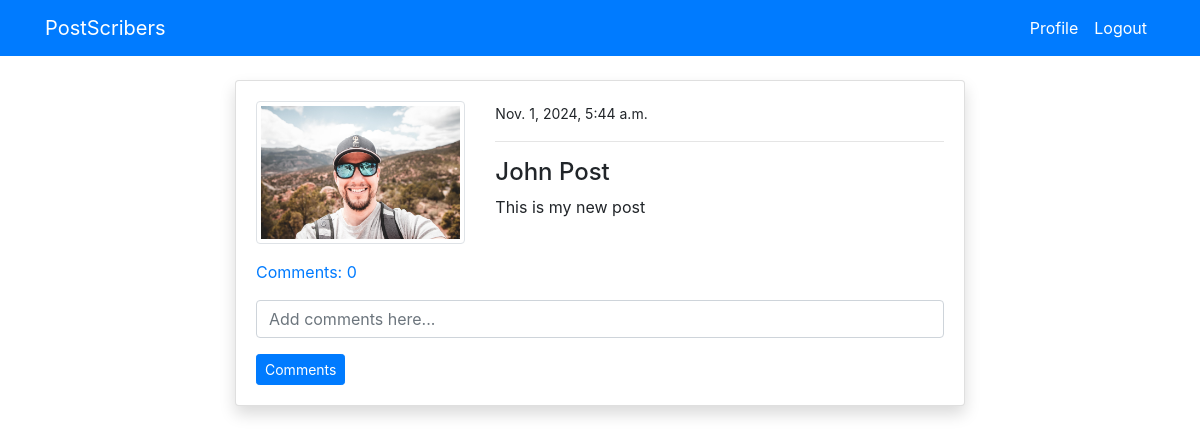
The app's page /post_detail/12 (signed in) with its own data.
### blog/models.py (models this page shows, shortened)
class PostModel(models.Model):
    title = models.CharField(max_length=100)
    content = models.TextField()
    author = models.ForeignKey(User, on_delete=models.CASCADE, null=True)
    date_created = models.DateTimeField(auto_now_add=True)
    class Meta:
        ordering = ('-date_created',)
    def comment_count(self):
        return self.comment_set.all().count()
    def comments(self):
        return self.comment_set.all()

### users/models.py (models this page shows, shortened)
class ProfileModel(models.Model):
    user = models.OneToOneField(User, on_delete=models.CASCADE)
    image = models.ImageField(default='default.jpg', upload_to='profile', validators=[FileExtensionValidator(['png', 'jpg'])])

### blog/views.py (the view)
# urls.py: path('post_detail/<int:pk>', views.post_detail, name='blog-post-detail'),
@login_required
def post_detail(request, pk):
    post = PostModel.objects.get(id=pk)
    if request.method == 'POST':
        c_form = CommentForm(request.POST)
        if c_form.is_valid():
            instance = c_form.save(commit=False)
            instance.user = request.user
            instance.post = post
            instance.save()
            return redirect('blog-post-detail', pk=post.id)
    else:
        c_form = CommentForm()
    context = {
        'post': post,
        'c_form': c_form,
    }
    return render(request, 'blog/post_detail.html', context)

### blog/forms.py
class CommentForm(forms.ModelForm):
    content = forms.CharField(label='', widget=forms.TextInput(attrs={'placeholder': "Add comments here..."}))
    class Meta:
        model = Comment
        fields = ('content',)

### templates/blog/post_detail.html (shortened to what this page needs)
{% extends "partials/base.html" %}
{% load crispy_forms_tags %}
{% block content %}
    <div class="container">
        <div class="row mt-5 pt-3">
            <div class="col-md-8 offset-md-2">
                <div class="card shadow my-3">
                    <div class="card-body">
                        <div class="row">
                            <div class="col-md-4">
                                <img class="img-thumbnail" src="{{ post.author.profilemodel.image.url }}" alt="profile-img">
                            </div>
                            <div class="col-md-8">
                                <small>{{ post.date_created }}</small>
                                <hr>
                                <h4>{{ post.title }}</h4>
                                <p>{{ post.content }}</p>
                            </div>
                        </div>
                        <p class="mt-3">
                            <a class="" data-toggle="collapse" href="#collapseExample" role="button" aria-expanded="false" aria-controls="collapseExample">
                              Comments: {{ post.comment_count }}
                            </a>
                          </p>
                          <form method="POST">
                            {{ c_form|crispy }}
                            <input class="btn btn-primary btn-sm" type="submit" value="Comments">
                          </form>
                    </div>
                </div>
            </div>
        </div>
    </div>
{% endblock  %}

### records on screen
PostModel: author.profilemodel.image (picture), date_created "Nov. 1, 2024, 5:44 a.m.", title "John Post", content "This is my new post", comment_count "0"
